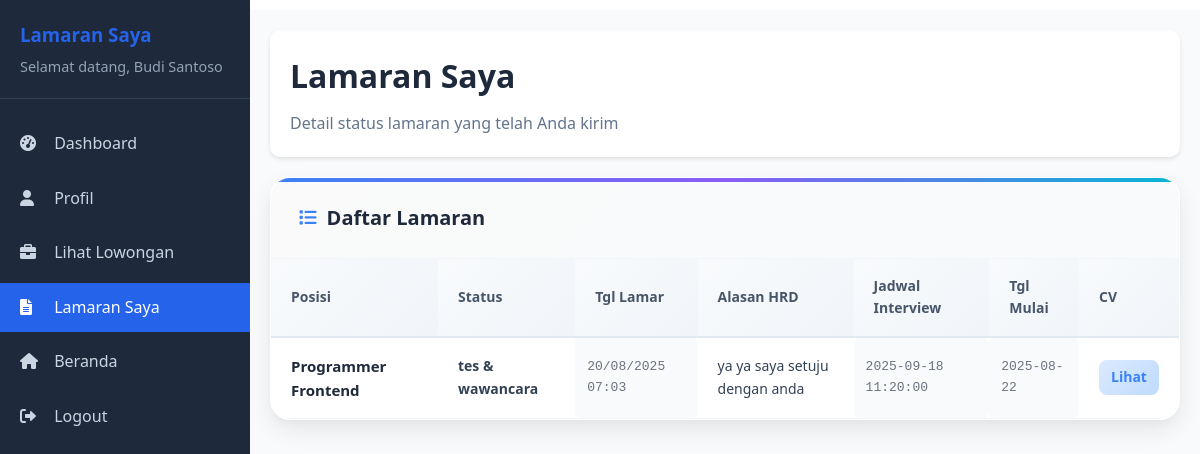
/pelamar/applications.php (signed in), run on an earlier commit of the app's database.
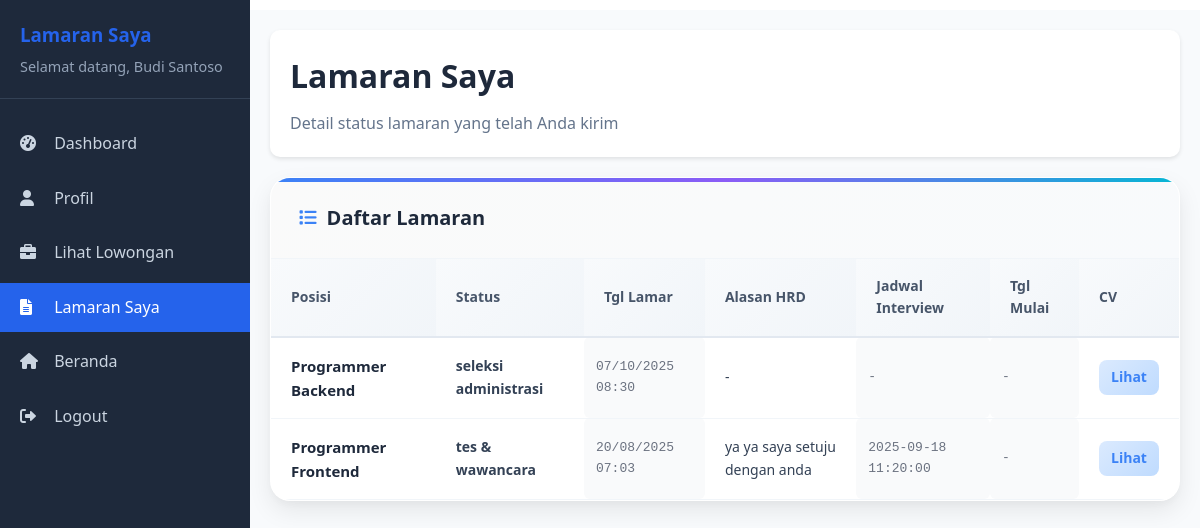
And on a later commit of the database.
### tables this page shows
CREATE TABLE `applications` (
  `application_id` int NOT NULL,
  `job_id` int NOT NULL,
  `user_id` int NOT NULL,
  `no_telepon` varchar(20) NOT NULL,
  `pendidikan` varchar(100) NOT NULL,
  `cv` varchar(255) NOT NULL,
  `status` varchar(255) NOT NULL,
  `reason` text,
  `interview_date` datetime DEFAULT NULL,
  `start_date` date DEFAULT NULL,
  `applied_at` timestamp NOT NULL DEFAULT CURRENT_TIMESTAMP,
  `updated_at` timestamp NULL DEFAULT NULL
);

CREATE TABLE `lowongan` (
  `job_id` int NOT NULL,
  `title` varchar(200) NOT NULL,
  `description` text NOT NULL,
  `requirements` text,
  `location` varchar(100) DEFAULT NULL,
  `salary_range` varchar(50) DEFAULT NULL,
  `status` enum('open','closed') DEFAULT 'open',
  `posted_by` int DEFAULT NULL,
  `posted_at` timestamp NULL DEFAULT CURRENT_TIMESTAMP,
  `updated_at` timestamp NULL DEFAULT NULL,
  `hapus` int NOT NULL DEFAULT '0'
);

### pelamar/applications.php (the view, shortened to what this page needs)
<?php
require_once '../connect/koneksi.php';
$user_id = $_SESSION['user_id'];
$full_name = $_SESSION['full_name'];
$list = mysqli_query($conn, "SELECT a.*, l.title FROM applications a JOIN lowongan l ON a.job_id=l.job_id WHERE a.user_id=$user_id ORDER BY a.applied_at DESC");
?>
<!DOCTYPE html>
<html lang="id">
<head>
    <link rel="stylesheet" href="../assets/css/common.css">
    <link rel="stylesheet" href="../assets/css/navbar.css">
    <link rel="stylesheet" href="../assets/css/pages.css">
    <link rel="stylesheet" href="css/dashboard.css">
    <link rel="stylesheet" href="css/applications.css">
    <link rel="stylesheet" href="https://cdnjs.cloudflare.com/ajax/libs/font-awesome/6.0.0/css/all.min.css">
</head>
<body>
    <div class="dashboard-container">
        <div class="sidebar" id="sidebar">
            <div class="sidebar-header">
                <h3>Lamaran Saya</h3>
                <p>Selamat datang, <?php echo htmlspecialchars($full_name); ?></p>
            </div>
            <ul class="sidebar-menu">
                <li><a href="dashboard.php"><i class="fas fa-tachometer-alt"></i> Dashboard</a></li>
                <li><a href="profile.php"><i class="fas fa-user"></i> Profil</a></li>
                <li><a href="lowongan.php"><i class="fas fa-briefcase"></i> Lihat Lowongan</a></li>
                <li><a href="applications.php" class="active"><i class="fas fa-file-alt"></i> Lamaran Saya</a></li>
                <li><a href="../index.php"><i class="fas fa-home"></i> Beranda</a></li>
                <li><a href="../logout.php"><i class="fas fa-sign-out-alt"></i> Logout</a></li>
            </ul>
        </div>
        <div class="main-content">
            <div class="dashboard-header">
                <h1>Lamaran Saya</h1>
                <p>Detail status lamaran yang telah Anda kirim</p>
            </div>
            <div class="card">
                <div class="card-header">
                    <h3><i class="fas fa-list"></i> Daftar Lamaran</h3>
                </div>
                <div class="table-wrap">
                    <table>
                        <thead>
                            <tr>
                                <th>Posisi</th>
                                <th>Status</th>
                                <th>Tgl Lamar</th>
                                <th>Alasan HRD</th>
                                <th>Jadwal Interview</th>
                                <th>Tgl Mulai</th>
                                <th>CV</th>
                            </tr>
                        </thead>
                        <tbody>
                            <?php if ($list && mysqli_num_rows($list) > 0): ?>
                                <?php while ($row = mysqli_fetch_assoc($list)): ?>
                                    <tr>
                                        <td><?php echo htmlspecialchars($row['title']); ?></td>
                                        <td><?php echo htmlspecialchars($row['status']); ?></td>
                                        <td><?php echo date('d/m/Y H:i', strtotime($row['applied_at'])); ?></td>
                                        <td><?php echo htmlspecialchars($row['reason'] ?: '-'); ?></td>
                                        <td><?php echo htmlspecialchars($row['interview_date'] ?: '-'); ?></td>
                                        <td><?php echo htmlspecialchars($row['start_date'] ?: '-'); ?></td>
                                        <td>
                                            <?php if (!empty($row['cv'])): ?>
                                                <a href="../<?php echo htmlspecialchars($row['cv']); ?>" target="_blank">Lihat</a>
                                            <?php else: ?>
                                                -
                                            <?php endif; ?>
                                        </td>
                                    </tr>
                                <?php endwhile; ?>
                            <?php else: ?>
                                <tr>
                                    <td colspan="7" class="text-center">Belum ada lamaran</td>
                                </tr>
                            <?php endif; ?>
                        </tbody>
                    </table>
                </div>
            </div>
        </div>
    </div>
</body>
</html>

### assets/css/common.css (style rules this page uses)
* { margin: 0; padding: 0; box-sizing: border-box; }
body { font-family: "Segoe UI", Tahoma, Geneva, Verdana, sans-serif; line-height: 1.6; color: #333; background-color: #ffffff; padding-top: 70px; }

### assets/css/navbar.css (style rules this page uses)
body { margin-top: -60px; }

### pelamar/css/dashboard.css (style rules this page uses)
.dashboard-container { display: flex; min-height: 100vh; }
.sidebar { width: 250px; background: #1e293b; color: white; padding: 20px 0; position: fixed; top: 0; left: 0; height: 100vh; overflow-y: auto; transition: left 0.3s ease; z-index: 1000; }
.sidebar-header { padding: 0 20px 20px; border-bottom: 1px solid #334155; margin-bottom: 20px; }
.sidebar-header h3 { color: #2563eb; margin-bottom: 5px; }
.sidebar-header p { color: #94a3b8; font-size: 0.9rem; }
.sidebar-menu { list-style: none; padding: 0; }
.sidebar-menu li { margin-bottom: 5px; }
.sidebar-menu a { display: block; padding: 12px 20px; color: #cbd5e1; text-decoration: none; transition: all 0.3s ease; }
.sidebar-menu a:hover, .sidebar-menu a.active { background: #2563eb; color: white; }
.sidebar-menu i { margin-right: 10px; width: 20px; }
.main-content { flex: 1; margin-left: 250px; padding: 20px; background: #f8fafc; }
.dashboard-header { background: white; padding: 20px; border-radius: 10px; box-shadow: 0 2px 4px rgba(0, 0, 0, 0.1); margin-bottom: 20px; }
.dashboard-header h1 { color: #1e293b; margin-bottom: 10px; }
.dashboard-header p { color: #64748b; }

### pelamar/css/applications.css (style rules this page uses)
.card { background: #ffffff; border-radius: 20px; box-shadow: 0 10px 25px rgba(0, 0, 0, 0.08), 0 4px 10px rgba(0, 0, 0, 0.03); margin-bottom: 30px; overflow: hidden; border: 1px solid rgba(255, 255, 255, 0.2); backdrop-filter: blur(10px); transition: all 0.3s ease; position: relative; }
.card::before { content: ""; position: absolute; top: 0; left: 0; right: 0; height: 4px; background: linear-gradient(90deg, #3b82f6, #8b5cf6, #06b6d4); }
.card-header { padding: 24px 28px; border-bottom: 1px solid #f1f5f9; background: linear-gradient(135deg, #fafafa 0%, #f8fafc 100%); display: flex; justify-content: space-between; align-items: center; }
.card-header h3 { color: #1e293b; font-size: 1.25rem; font-weight: 600; display: flex; align-items: center; gap: 10px; }
.card-header h3 i { color: #3b82f6; font-size: 1.1rem; }
.table-wrap { overflow-x: auto; border-radius: 0 0 20px 20px; }
table { width: 100%; border-collapse: collapse; font-size: 14px; }
th { background: linear-gradient(135deg, #f8fafc 0%, #f1f5f9 100%); color: #475569; font-weight: 600; padding: 16px 20px; text-align: left; border-bottom: 2px solid #e2e8f0; position: sticky; top: 0; z-index: 10; }
td { padding: 16px 20px; border-bottom: 1px solid #f1f5f9; color: #334155; font-weight: 500; transition: background-color 0.2s ease; }
td:nth-child(2) { font-weight: 600; }
td a { color: #3b82f6; text-decoration: none; font-weight: 600; padding: 6px 12px; border-radius: 8px; background: linear-gradient(135deg, #dbeafe 0%, #bfdbfe 100%); transition: all 0.2s ease; display: inline-block; }
td:nth-child(3), td:nth-child(5), td:nth-child(6) { font-family: "Courier New", monospace; color: #6b7280; background: #f9fafb; border-radius: 6px; padding: 8px 12px; font-size: 13px; }
td:first-child { font-weight: 700; color: #1e293b; font-size: 15px; }

What changed in the data, as far as the page shows it:
added applications: job.title "Programmer Backend", status "seleksi administrasi", applied_at "07/10/2025 08:30", reason "-", interview_date "-", start_date "-"
changed applications "tes & wawancara": start_date "2025-08-22" → "-"
